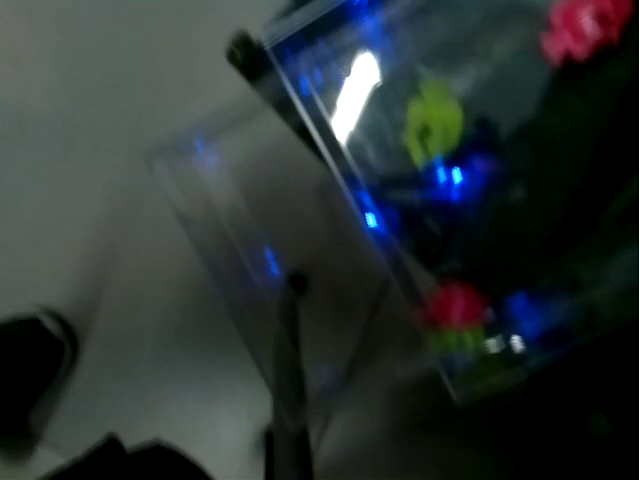
#> input picture frame 29 of 图像识别/颜色识别/yu.mp4, 640 x 480 px
$ python rgb_try.py
#> lines starting #> are read from the running program, lines starting #| are printed output that depends on the picture; after the words box and inside, x2 and y2 are one past the last pixel; in counts of white or black regions, pixels touching at a corner belong together
#> in video_fun, frame is the input picture: shape (480, 640, 3); mean B, G, R 50.4, 50.7, 43.2
# -*- coding:utf-8 -*-
import cv2
import numpy as np
import time
my_color_Hmin = [156, 11, 26, 35, 78, 100, 125]
my_color_Hmax = [10, 25, 34, 77, 99, 124, 155]

data=[[my_color_Hmin[0], my_color_Hmax[0], 43, 255, 46, 255, 'Red'],
[my_color_Hmin[1], my_color_Hmax[1], 43, 255, 46, 255, 'Ori'],
[my_color_Hmin[2], my_color_Hmax[2], 43, 255, 46, 255, 'Yel'],
[my_color_Hmin[3], my_color_Hmax[3], 43, 255, 46, 255, 'Gre'],
[my_color_Hmin[4], my_color_Hmax[4], 43, 255, 46, 255, 'Cya'],
[my_color_Hmin[5], my_color_Hmax[5], 43, 255, 46, 255, 'Blu'],
[my_color_Hmin[6], my_color_Hmax[6], 43, 255, 46, 255, 'Pur'],
[0, 180, 0, 255, 0, 45, 'Bla'],
[0, 180, 0, 43, 46, 220, 'Gra'],
[0, 180, 0, 30, 221, 255, 'Whi']

]
# [51 lines left out: functions color_judge, rgb_tran_hsv, not called in this run]


def pic_find(C,img):
    if __name__ == '__main__':
        Img = img  # 读入一幅图像
        #Img = cv2.imread('image2.jpg')   #读入一幅图像
        kernel_2 = np.ones((2, 2), np.uint8)  # 2x2的卷积核
        kernel_3 = np.ones((3, 3), np.uint8)  # 3x3的卷积核
        kernel_4 = np.ones((4, 4), np.uint8)  # 4x4的卷积核
        if Img is not None:  # 判断图片是否读入
            HSV = cv2.cvtColor(Img, cv2.COLOR_BGR2HSV)  # 把BGR图像转换为HSV格式
#> HSV: shape (480, 640, 3); mean H, S, V 66.5, 92.6, 57
            '''
            HSV模型中颜色的参数分别是：色调（H），饱和度（S），明度（V）
            下面两个值是要识别的颜色范围
            '''
            p=1
            a = []
            k=0
            for j in C:
                if(j!=0):
                    if(k!=0):
                        Lower=np.array([data[k][0],data[k][2],data[k][4]])
                        Upper=np.array([data[k][1],data[k][3],data[k][5]])
                        mask = cv2.inRange(HSV, Lower, Upper)
                        erosion = cv2.erode(mask, kernel_4, iterations=1)
                        erosion = cv2.erode(erosion, kernel_4, iterations=1)
                        dilation = cv2.dilate(erosion, kernel_4, iterations=1)
                        dilation = cv2.dilate(dilation, kernel_4, iterations=1)
                        target = cv2.bitwise_and(Img, Img, mask=dilation)
                        ret, binary = cv2.threshold(dilation, 127, 255, cv2.THRESH_BINARY)
                        contours, hierarchy = cv2.findContours(binary, cv2.RETR_EXTERNAL, cv2.CHAIN_APPROX_SIMPLE)
                        for i in contours:  # 遍历所有的轮廓
                            x, y, w, h = cv2.boundingRect(i)  # 将轮廓分解为识别对象的左上角坐标和宽、高
                            # 在图像上画上矩形（图片、左上角坐标、右下角坐标、颜色、线条宽度）
                            if(w>30and h>30):
                                cv2.rectangle(Img, (x, y), (x + w, y + h), (0, 255,255), 3)
                                a.append([x+w/2,y+h/2,w,h,p])
                                print([x+w/2,y+h/2,w,h,p])
                                # 给识别对象写上标号
                                font = cv2.FONT_HERSHEY_SIMPLEX
                                cv2.putText(Img, str(p), (x - 10, y + 10), font, 1, (255, 0, 255), 2)  # 加减10是调整字符位置
                                p+=1
                k+=1
#> this loop made 10 passes
#> (Lower, Upper) on passes 2 to 10: ([11, 43, 46], [25, 255, 255]), ([26, 43, 46], [34, 255, 255]), ([35, 43, 46], [77, 255, 255]), ([78, 43, 46], [99, 255, 255]), ([100, 43, 46], [124, 255, 255]), ([125, 43, 46], [155, 255, 255]), ([0, 0, 0], [180, 255, 45]), ([0, 0, 46], [180, 43, 220]), ([0, 0, 221], [180, 30, 255])
#> (printed output is left out)
#> pass 2, in pic_find, `mask = cv2.inRange(HSV, Lower, Upper)`:
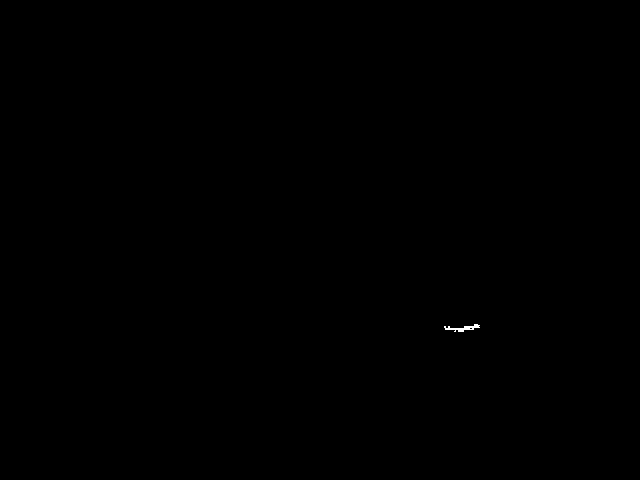
#> mask: shape (480, 640); 0.04% white; 1 white region, box (x1, y1, x2, y2) and area: (444, 324, 480, 332) 120
#> after the loop:
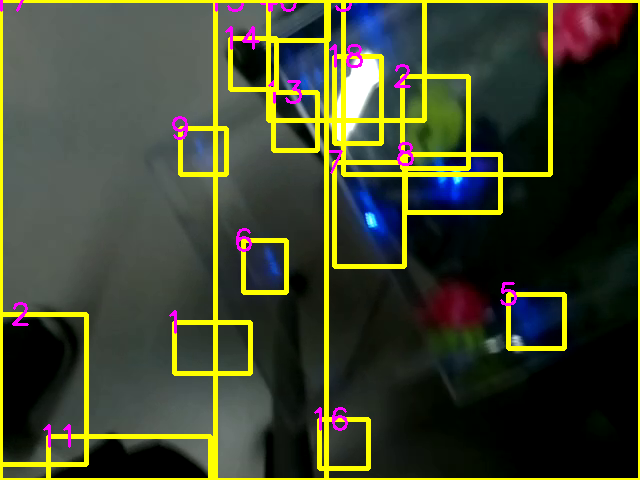
#> Img: shape (480, 640, 3); 10.55% of pixels changed, all inside (x1, y1, x2, y2) = (0, 0, 640, 480)
#> after the loop:
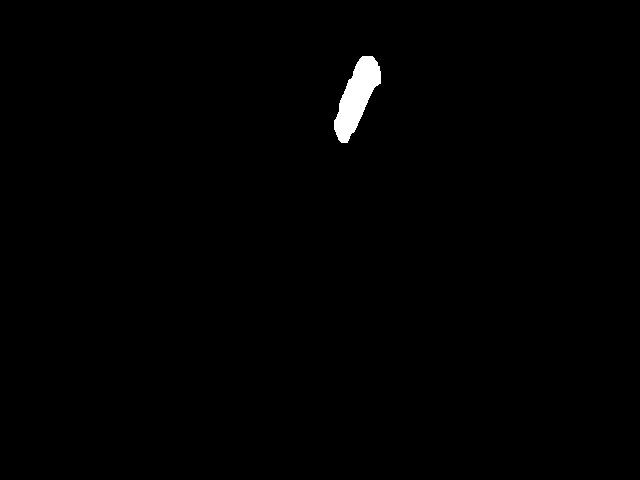
#> binary: shape (480, 640); 0.68% white; 1 white region, box (x1, y1, x2, y2) and area: (334, 56, 381, 143) 2095
#> after the loop:
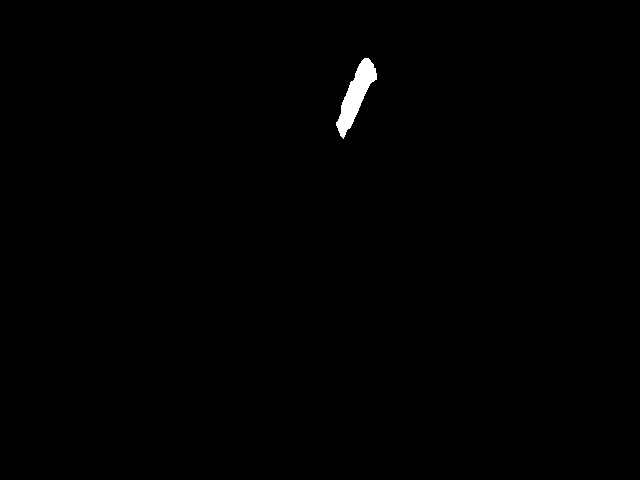
#> erosion: shape (480, 640); 0.43% white; 1 white region, box (x1, y1, x2, y2) and area: (336, 58, 377, 139) 1327
#> after the loop:
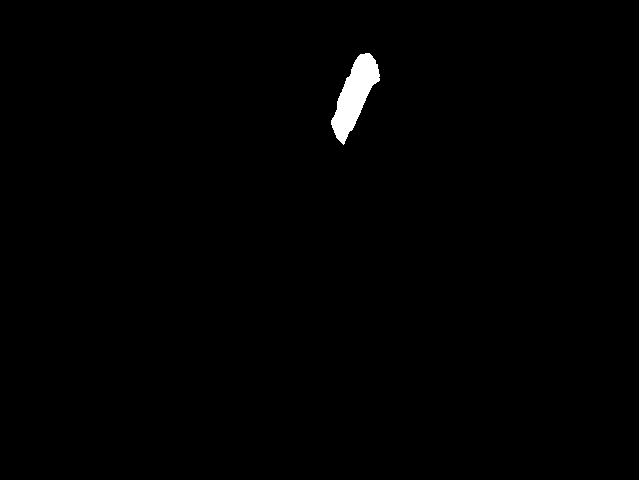
#> mask: shape (480, 640); 0.85% white; 2 white regions, box (x1, y1, x2, y2) and area: (331, 53, 380, 145) 2124, (639, 0, 640, 480) 480
#> after the loop, a = 18 items, first 6: [212, 347.5, 76, 51, 1], [435, 122, 66, 92, 2], [446.5, 87, 207, 174, 3], [298, 20, 60, 40, 4], [536, 321, 56, 54, 5], [264.5, 266, 43, 52, 6]; k = 10; p = 19
            # [7 lines of commented-out code are left out]
    print(a)
#> (printed output is left out)
    return [Img,a]

def video_fun(filename):
    cap = cv2.VideoCapture(filename)
    print(cap)

    # set blue thresh 设置HSV中蓝色、天蓝色范围
    lower_blue = np.array([78,43,46])
    upper_blue = np.array([110,255,255])

    while(1):
        # get a frame and show 获取视频帧并转成HSV格式, 利用cvtColor()将BGR格式转成HSV格式，参数为cv2.COLOR_BGR2HSV。
        ret, frame = cap.read()
        if frame is None:
            break
        else:
            cv2.imshow('Capture', frame)
            [res,pos] = pic_find([0, 1, 1, 1, 1, 1, 1, 1, 1, 1], frame)
#> pos has the same summary as a in pic_find
            #print(pos)

            # change to hsv model
            hsv = cv2.cvtColor(frame, cv2.COLOR_BGR2HSV)
#> hsv: shape (480, 640, 3); mean H, S, V 62.5, 110.1, 76.3

            # get mask 利用inRange()函数和HSV模型中蓝色范围的上下界获取mask，mask中原视频中的蓝色部分会被弄成白色，其他部分黑色。
            mask = cv2.inRange(hsv, lower_blue, upper_blue)
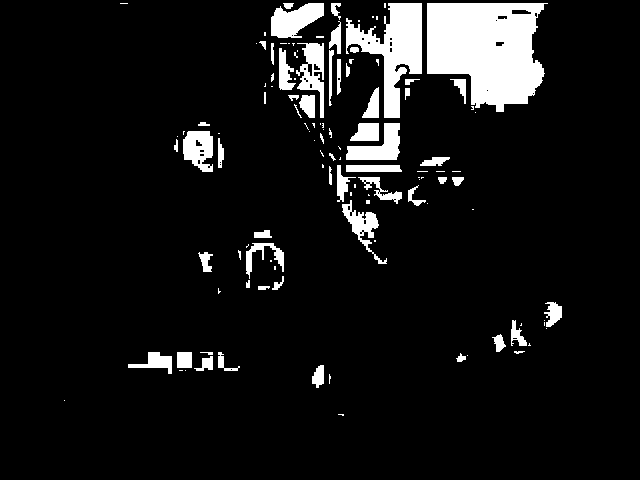
#> mask: shape (480, 640); 8.5% white; 121 white regions (64 under 20 px), largest, box (x1, y1, x2, y2) and area: (427, 3, 548, 112) 9724, (346, 3, 422, 118) 3899, (271, 3, 324, 38) 1208
            cv2.imshow('Mask', mask)

            # detect blue 将mask于原视频帧进行按位与操作，则会把mask中的白色用真实的图像替换：

            #res = cv2.bitwise_and(frame, frame, mask=mask)
            cv2.imshow('Result', res)

            if cv2.waitKey(1) & 0xFF == ord('q'):
#> (key q is pressed here)
                break

    cap.release()
    cv2.destroyAllWindows()

video_fun(r'yu.mp4')
#pic_find([0, 1, 1, 1, 1, 1, 1, 1, 1, 1],cv2.imread(r'image2.jpg'))

$ run again, starting later in the video
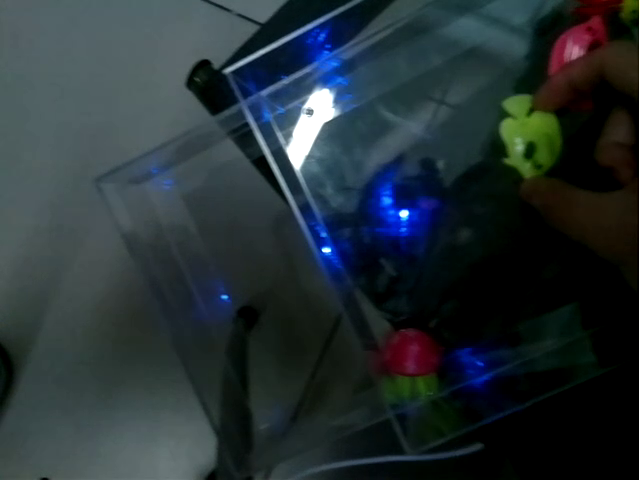
#> input picture frame 134 of 图像识别/颜色识别/yu.mp4, 640 x 480 px
#> in video_fun, frame is the input picture: shape (480, 640, 3); mean B, G, R 53.2, 48.9, 38.1
#> HSV: shape (480, 640, 3); mean H, S, V 76.8, 105.9, 57.3
#> the loop in pic_find, `for j in C:` made 10 passes
#> (Lower, Upper) on passes 2 to 9: ([11, 43, 46], [25, 255, 255]), ([26, 43, 46], [34, 255, 255]), ([35, 43, 46], [77, 255, 255]), ([78, 43, 46], [99, 255, 255]), ([100, 43, 46], [124, 255, 255]), ([125, 43, 46], [155, 255, 255]), ([0, 0, 0], [180, 255, 45]), ([0, 0, 46], [180, 43, 220])
#> (printed output is left out)
#> after the loop in pic_find, `for j in C:`:
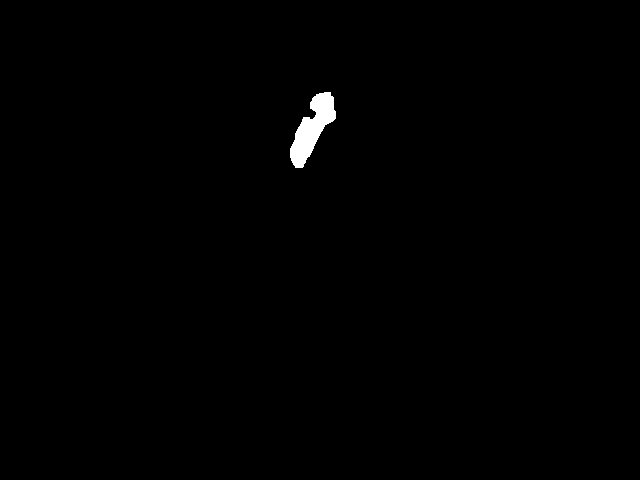
#> binary: shape (480, 640); 0.54% white; 1 white region, box (x1, y1, x2, y2) and area: (290, 92, 336, 168) 1652
#> after the loop in pic_find, `for j in C:`: a = 25 items, first 6: [122, 335, 64, 38, 1], [530.5, 138, 63, 84, 2], [96.5, 375, 193, 182, 3], [201, 192, 174, 164, 4], [441.5, 86.5, 247, 173, 5], [144.5, 113, 289, 226, 6]; k = 10; p = 26
#> (printed output is left out)
#> pos has the same summary as a in pic_find
#> hsv: shape (480, 640, 3); mean H, S, V 69.6, 130.2, 85.5
#> in video_fun, `mask = cv2.inRange(hsv, lower_blue, upper_blue)`:
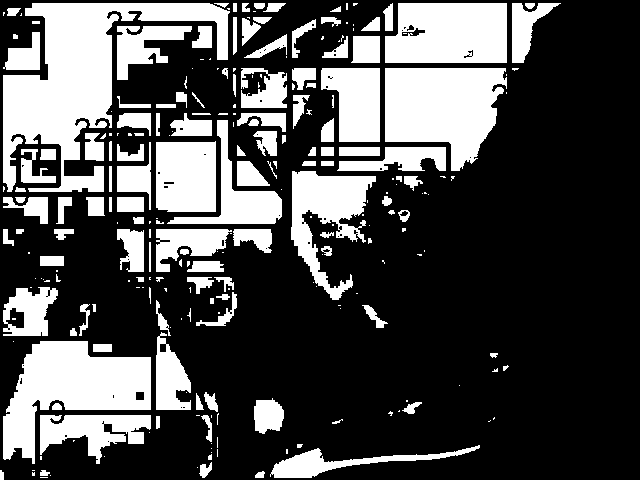
#> mask: shape (480, 640); 30.3% white; 252 white regions (121 under 20 px), largest, box (x1, y1, x2, y2) and area: (3, 3, 230, 192) 15699, (3, 341, 151, 464) 9183, (385, 68, 507, 171) 8920

$ run again, starting later in the video
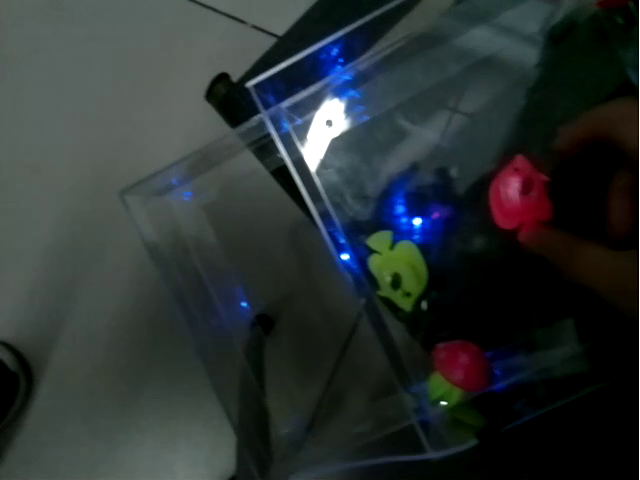
#> input picture frame 238 of 图像识别/颜色识别/yu.mp4, 640 x 480 px
#> in video_fun, frame is the input picture: shape (480, 640, 3); mean B, G, R 50.8, 50.7, 43.3
#> HSV: shape (480, 640, 3); mean H, S, V 67.9, 85.6, 56.9
#> the loop in pic_find, `for j in C:` made 10 passes
#> (Lower, Upper) on passes 2 to 9: ([11, 43, 46], [25, 255, 255]), ([26, 43, 46], [34, 255, 255]), ([35, 43, 46], [77, 255, 255]), ([78, 43, 46], [99, 255, 255]), ([100, 43, 46], [124, 255, 255]), ([125, 43, 46], [155, 255, 255]), ([0, 0, 0], [180, 255, 45]), ([0, 0, 46], [180, 43, 220])
#> (printed output is left out)
#> after the loop in pic_find, `for j in C:`:
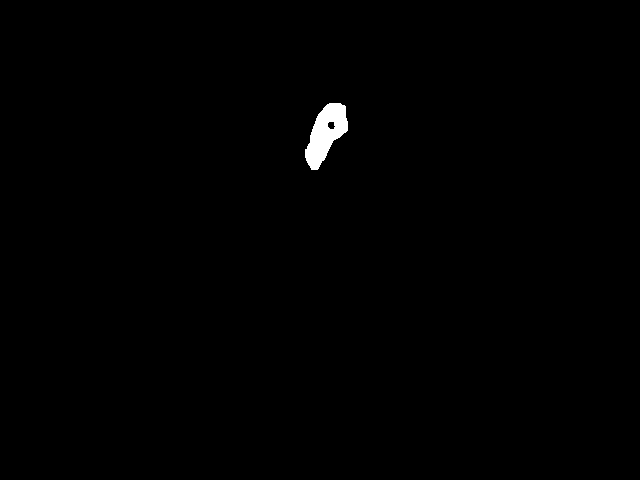
#> binary: shape (480, 640); 0.52% white; 1 white region, box (x1, y1, x2, y2) and area: (305, 103, 348, 170) 1600
#> after the loop in pic_find, `for j in C:`: a = 16 items, first 6: [168.5, 378, 109, 80, 1], [400, 273, 60, 78, 2], [176, 277, 36, 48, 3], [447.5, 104, 253, 208, 4], [233.5, 305, 47, 62, 5], [178, 186, 40, 40, 6]; k = 10; p = 17
#> (printed output is left out)
#> pos has the same summary as a in pic_find
#> hsv: shape (480, 640, 3); mean H, S, V 63.9, 102.7, 75.5
#> in video_fun, `mask = cv2.inRange(hsv, lower_blue, upper_blue)`:
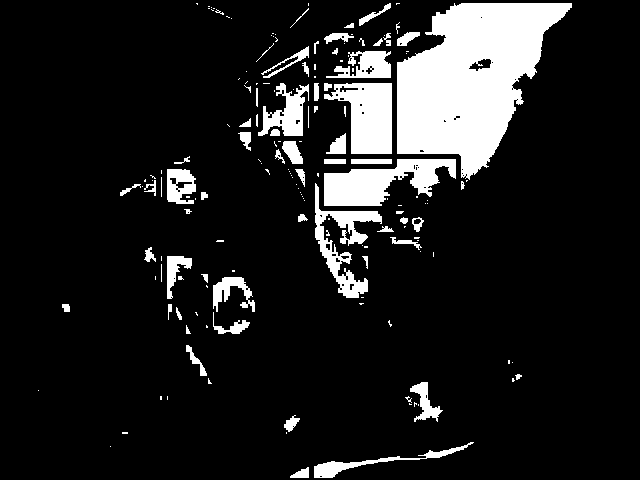
#> mask: shape (480, 640); 12.3% white; 169 white regions (105 under 20 px), largest, box (x1, y1, x2, y2) and area: (397, 3, 572, 180) 18105, (324, 159, 456, 206) 3549, (324, 83, 392, 154) 3170
